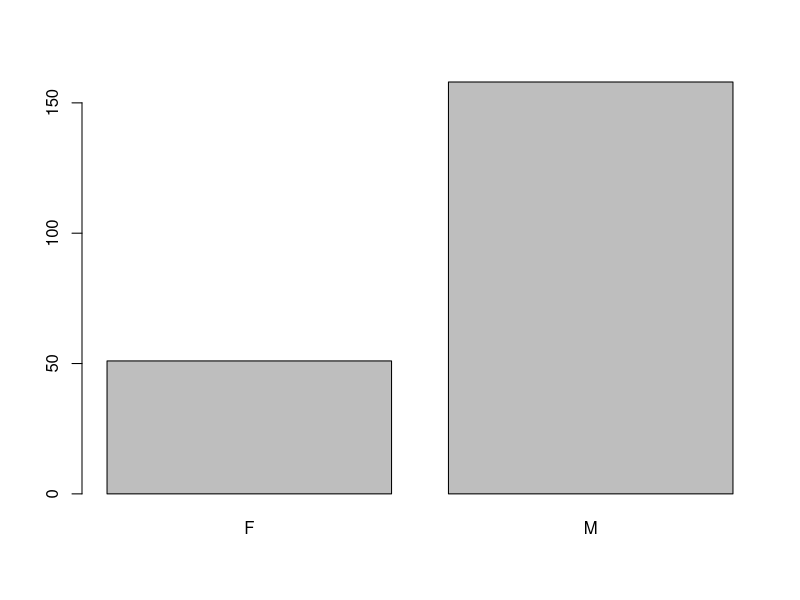
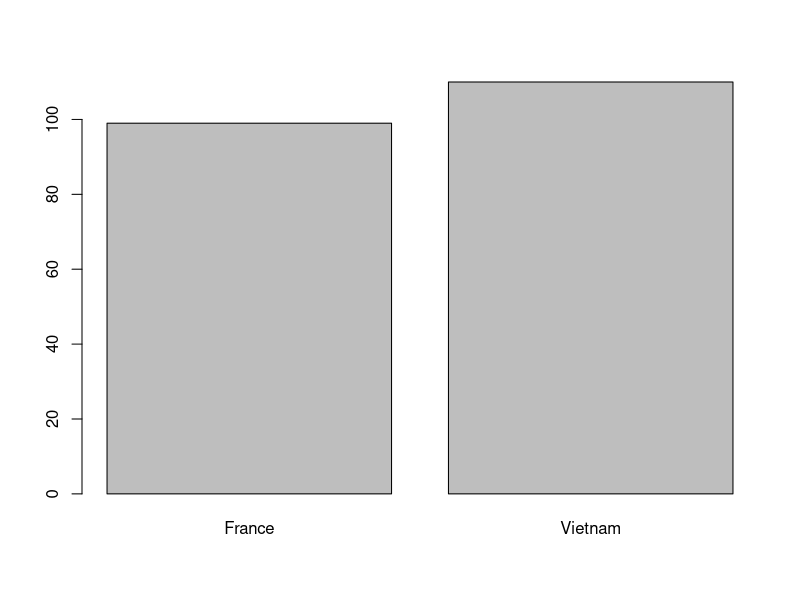
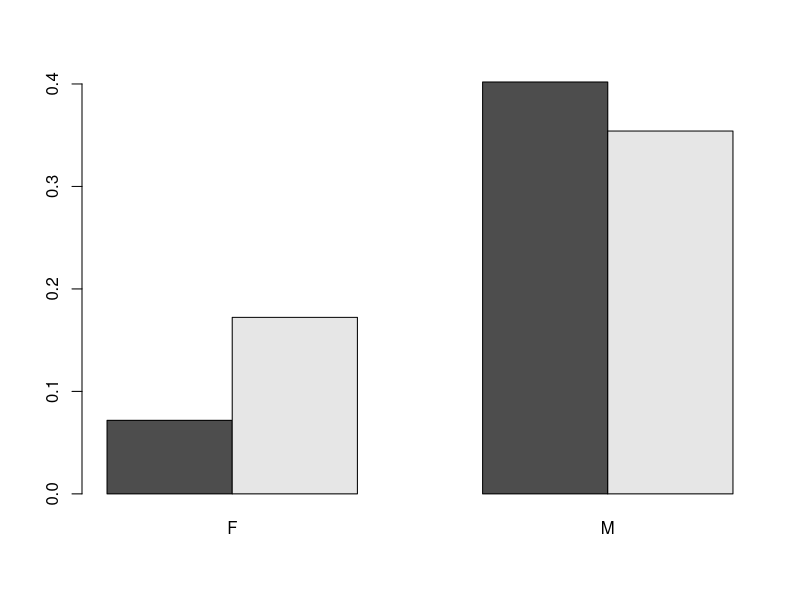
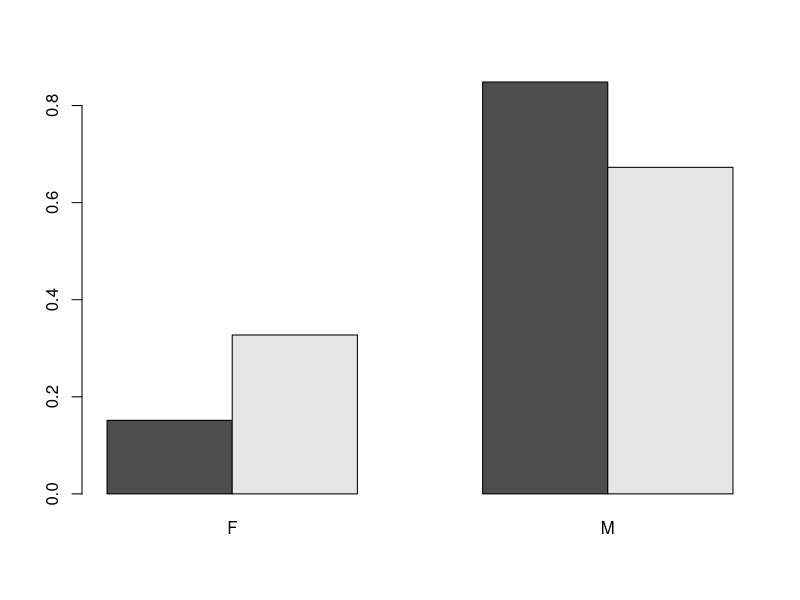
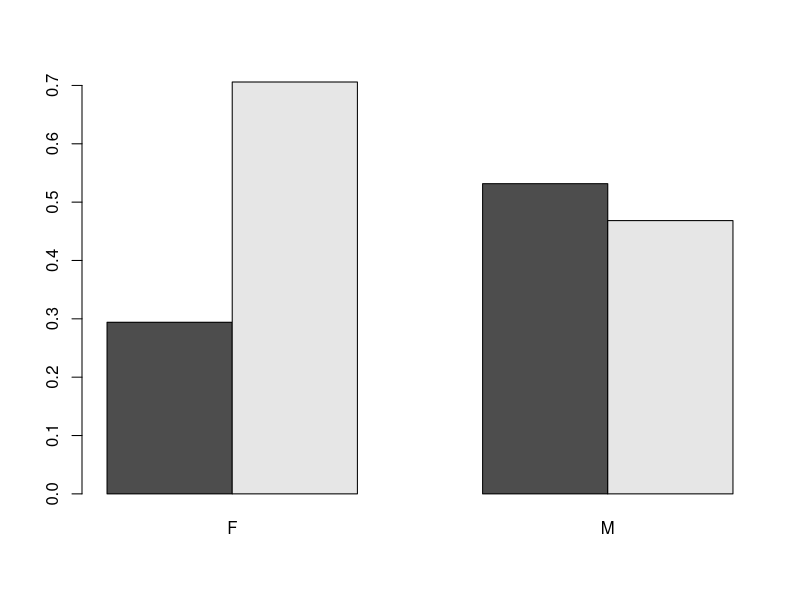

Here is the R script that generated these plots, in order:
#Exercice 6 FROM 2) to 6)_TP1/
TBosson = read.table(file="data/bosson.csv", header=TRUE, sep=";")
TBosson[1:6,] #Affiche les 6 premières lignes du tableau TBosson
C = TBosson[, "country"] #Vector of type string/character
C = TBosson$country #Retourne la colonne country ; Type character
C
G = TBosson[, "gender"]#Retourne la colonne Gender;Type character
G
A = TBosson[,"aneurysm"]#Retourne la colonne aneurysm;Type Int
A
R = TBosson[,"risk"]#Retourne la colonne risk; Type int
R
TBosson[120:123,] #Affiche les lignes 120 à 123
TBosson[c(67,83,101), c(1,3)]#Affiche les colonnes 1 et 3 des lignes 67, 83, 101
TBosson[C=="Vietnam", ]
TBosson[G=="M",5]
table(C)#France = 99 ; Vietnam=110
prop.table(table(C))#France = 0.4736842; Vietnam = 0.5263158
table(G)#F=51;M=158

prop.table(table(G)) #F=0.2440191, M=0.7559809
barplot(table(G))#Representation graphique du tableau G
barplot(table(C))#Representation graphique du tableau C
table(C,G) #Homme en France = 84
prop.table(table(C,G)) #Proportion d'hommes en France = 0.40191388
prop.table(table(C,G),1) # Proportion de patients vietnamienne qui sont femme = 0.3272727
prop.table(table(C,G),2) # proportion de femmes sont vietnamiennes =0.7058824 
barplot(prop.table(table(C,G)),beside =TRUE)
barplot(prop.table(table(C,G),1),beside =TRUE)
barplot(prop.table(table(C,G),2),beside =TRUE)

